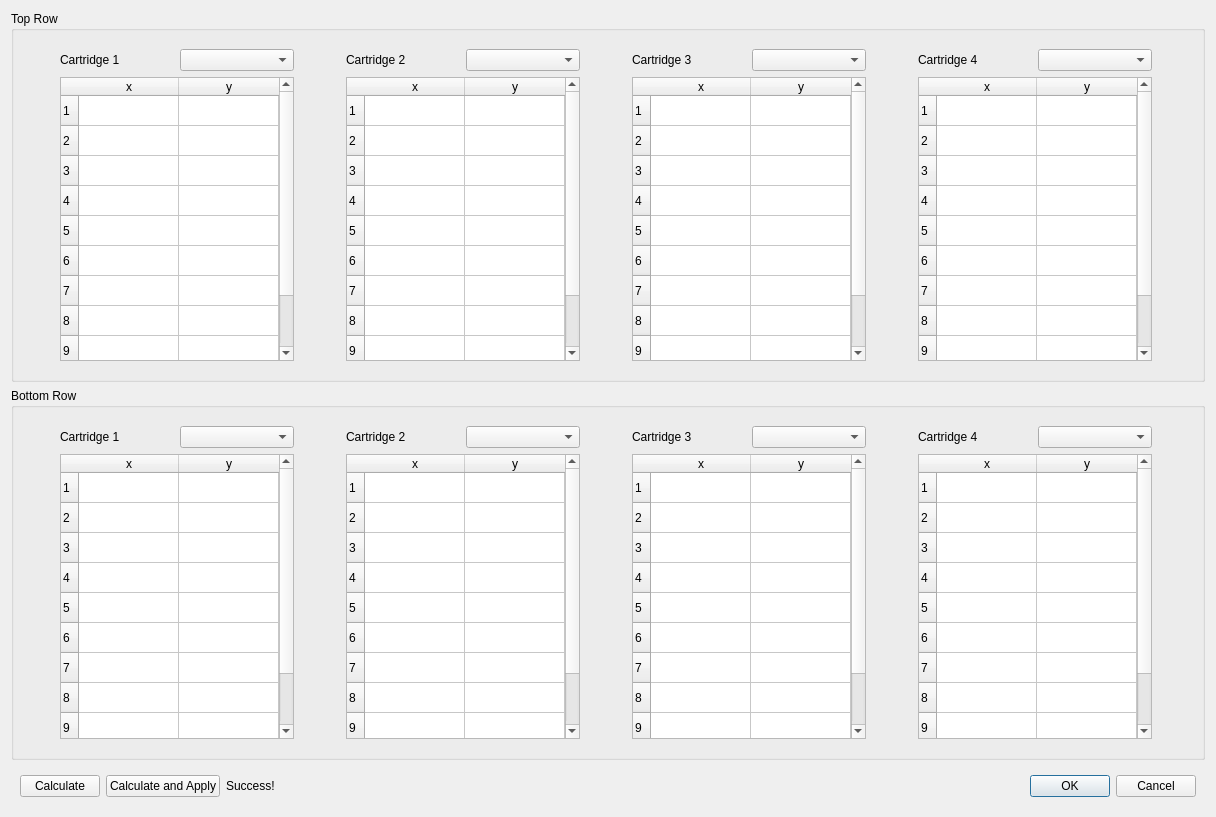
<?xml version="1.0" encoding="UTF-8"?>
<ui version="4.0">
 <class>tchForm</class>
 <widget class="QDialog" name="tchForm">
  <property name="geometry">
   <rect>
    <x>0</x>
    <y>0</y>
    <width>1216</width>
    <height>817</height>
   </rect>
  </property>
  <property name="sizePolicy">
   <sizepolicy hsizetype="Maximum" vsizetype="Preferred">
    <horstretch>0</horstretch>
    <verstretch>0</verstretch>
   </sizepolicy>
  </property>
  <property name="windowTitle">
   <string>Form</string>
  </property>
  <property name="windowOpacity">
   <double>1.000000000000000</double>
  </property>
  <layout class="QGridLayout" name="gridLayout">
   <item row="3" column="0">
    <widget class="QFrame" name="frame_6">
     <property name="frameShape">
      <enum>QFrame::NoFrame</enum>
     </property>
     <property name="frameShadow">
      <enum>QFrame::Raised</enum>
     </property>
     <layout class="QGridLayout" name="gridLayout_6">
      <item row="0" column="0">
       <widget class="QPushButton" name="calculate">
        <property name="sizePolicy">
         <sizepolicy hsizetype="Maximum" vsizetype="Fixed">
          <horstretch>0</horstretch>
          <verstretch>0</verstretch>
         </sizepolicy>
        </property>
        <property name="text">
         <string>Calculate</string>
        </property>
       </widget>
      </item>
      <item row="0" column="1">
       <widget class="QPushButton" name="calculateApply">
        <property name="sizePolicy">
         <sizepolicy hsizetype="Maximum" vsizetype="Fixed">
          <horstretch>0</horstretch>
          <verstretch>0</verstretch>
         </sizepolicy>
        </property>
        <property name="text">
         <string>Calculate and Apply</string>
        </property>
       </widget>
      </item>
      <item row="0" column="2">
       <widget class="QLabel" name="successLabel">
        <property name="text">
         <string>Success!</string>
        </property>
       </widget>
      </item>
      <item row="0" column="3">
       <widget class="QDialogButtonBox" name="dialogButtonBox">
        <property name="standardButtons">
         <set>QDialogButtonBox::Cancel|QDialogButtonBox::Ok</set>
        </property>
       </widget>
      </item>
     </layout>
    </widget>
   </item>
   <item row="1" column="0">
    <widget class="QGroupBox" name="bottomRowGroup">
     <property name="title">
      <string>Bottom Row</string>
     </property>
     <property name="flat">
      <bool>true</bool>
     </property>
     <layout class="QGridLayout" name="gridLayout_22">
      <item row="0" column="1">
       <widget class="QFrame" name="frame_22">
        <property name="sizePolicy">
         <sizepolicy hsizetype="Maximum" vsizetype="Preferred">
          <horstretch>0</horstretch>
          <verstretch>0</verstretch>
         </sizepolicy>
        </property>
        <property name="frameShape">
         <enum>QFrame::NoFrame</enum>
        </property>
        <property name="frameShadow">
         <enum>QFrame::Sunken</enum>
        </property>
        <layout class="QGridLayout" name="gridLayout_8">
         <item row="0" column="0">
          <widget class="QLabel" name="label_20">
           <property name="text">
            <string>Cartridge 2</string>
           </property>
          </widget>
         </item>
         <item row="0" column="1">
          <widget class="QComboBox" name="combo_22"/>
         </item>
         <item row="1" column="0" colspan="2">
          <widget class="QTableWidget" name="table_22">
           <property name="sizePolicy">
            <sizepolicy hsizetype="Fixed" vsizetype="Expanding">
             <horstretch>0</horstretch>
             <verstretch>0</verstretch>
            </sizepolicy>
           </property>
           <property name="verticalScrollBarPolicy">
            <enum>Qt::ScrollBarAsNeeded</enum>
           </property>
           <property name="horizontalScrollBarPolicy">
            <enum>Qt::ScrollBarAlwaysOff</enum>
           </property>
           <property name="sizeAdjustPolicy">
            <enum>QAbstractScrollArea::AdjustToContents</enum>
           </property>
           <property name="editTriggers">
            <set>QAbstractItemView::AnyKeyPressed|QAbstractItemView::CurrentChanged|QAbstractItemView::DoubleClicked|QAbstractItemView::EditKeyPressed</set>
           </property>
           <property name="cornerButtonEnabled">
            <bool>false</bool>
           </property>
           <property name="rowCount">
            <number>10</number>
           </property>
           <property name="columnCount">
            <number>2</number>
           </property>
           <row/>
           <row/>
           <row/>
           <row/>
           <row/>
           <row/>
           <row/>
           <row/>
           <row/>
           <row/>
           <column>
            <property name="text">
             <string>x</string>
            </property>
           </column>
           <column>
            <property name="text">
             <string>y</string>
            </property>
           </column>
          </widget>
         </item>
        </layout>
       </widget>
      </item>
      <item row="0" column="0">
       <widget class="QFrame" name="frame_20">
        <property name="sizePolicy">
         <sizepolicy hsizetype="Maximum" vsizetype="Preferred">
          <horstretch>0</horstretch>
          <verstretch>0</verstretch>
         </sizepolicy>
        </property>
        <property name="frameShape">
         <enum>QFrame::NoFrame</enum>
        </property>
        <property name="frameShadow">
         <enum>QFrame::Sunken</enum>
        </property>
        <property name="lineWidth">
         <number>2</number>
        </property>
        <layout class="QGridLayout" name="gridLayout_7">
         <item row="0" column="0">
          <widget class="QLabel" name="label_19">
           <property name="text">
            <string>Cartridge 1</string>
           </property>
          </widget>
         </item>
         <item row="0" column="1">
          <widget class="QComboBox" name="combo_21"/>
         </item>
         <item row="1" column="0" colspan="2">
          <widget class="QTableWidget" name="table_21">
           <property name="sizePolicy">
            <sizepolicy hsizetype="Fixed" vsizetype="Expanding">
             <horstretch>0</horstretch>
             <verstretch>0</verstretch>
            </sizepolicy>
           </property>
           <property name="verticalScrollBarPolicy">
            <enum>Qt::ScrollBarAsNeeded</enum>
           </property>
           <property name="horizontalScrollBarPolicy">
            <enum>Qt::ScrollBarAlwaysOff</enum>
           </property>
           <property name="sizeAdjustPolicy">
            <enum>QAbstractScrollArea::AdjustToContents</enum>
           </property>
           <property name="editTriggers">
            <set>QAbstractItemView::AnyKeyPressed|QAbstractItemView::CurrentChanged|QAbstractItemView::DoubleClicked|QAbstractItemView::EditKeyPressed</set>
           </property>
           <property name="cornerButtonEnabled">
            <bool>false</bool>
           </property>
           <property name="rowCount">
            <number>10</number>
           </property>
           <property name="columnCount">
            <number>2</number>
           </property>
           <row/>
           <row/>
           <row/>
           <row/>
           <row/>
           <row/>
           <row/>
           <row/>
           <row/>
           <row/>
           <column>
            <property name="text">
             <string>x</string>
            </property>
           </column>
           <column>
            <property name="text">
             <string>y</string>
            </property>
           </column>
          </widget>
         </item>
        </layout>
       </widget>
      </item>
      <item row="0" column="2">
       <widget class="QFrame" name="frame_24">
        <property name="sizePolicy">
         <sizepolicy hsizetype="Maximum" vsizetype="Preferred">
          <horstretch>0</horstretch>
          <verstretch>0</verstretch>
         </sizepolicy>
        </property>
        <property name="frameShape">
         <enum>QFrame::NoFrame</enum>
        </property>
        <property name="frameShadow">
         <enum>QFrame::Sunken</enum>
        </property>
        <layout class="QGridLayout" name="gridLayout_9">
         <item row="0" column="0">
          <widget class="QLabel" name="label_22">
           <property name="text">
            <string>Cartridge 3</string>
           </property>
          </widget>
         </item>
         <item row="0" column="1">
          <widget class="QComboBox" name="combo_23"/>
         </item>
         <item row="1" column="0" colspan="2">
          <widget class="QTableWidget" name="table_23">
           <property name="sizePolicy">
            <sizepolicy hsizetype="Fixed" vsizetype="Expanding">
             <horstretch>0</horstretch>
             <verstretch>0</verstretch>
            </sizepolicy>
           </property>
           <property name="verticalScrollBarPolicy">
            <enum>Qt::ScrollBarAsNeeded</enum>
           </property>
           <property name="horizontalScrollBarPolicy">
            <enum>Qt::ScrollBarAlwaysOff</enum>
           </property>
           <property name="sizeAdjustPolicy">
            <enum>QAbstractScrollArea::AdjustToContents</enum>
           </property>
           <property name="editTriggers">
            <set>QAbstractItemView::AnyKeyPressed|QAbstractItemView::CurrentChanged|QAbstractItemView::DoubleClicked|QAbstractItemView::EditKeyPressed</set>
           </property>
           <property name="wordWrap">
            <bool>true</bool>
           </property>
           <property name="cornerButtonEnabled">
            <bool>false</bool>
           </property>
           <property name="rowCount">
            <number>10</number>
           </property>
           <property name="columnCount">
            <number>2</number>
           </property>
           <row/>
           <row/>
           <row/>
           <row/>
           <row/>
           <row/>
           <row/>
           <row/>
           <row/>
           <row/>
           <column>
            <property name="text">
             <string>x</string>
            </property>
           </column>
           <column>
            <property name="text">
             <string>y</string>
            </property>
           </column>
          </widget>
         </item>
        </layout>
       </widget>
      </item>
      <item row="0" column="3">
       <widget class="QFrame" name="frame_26">
        <property name="sizePolicy">
         <sizepolicy hsizetype="Maximum" vsizetype="Preferred">
          <horstretch>0</horstretch>
          <verstretch>0</verstretch>
         </sizepolicy>
        </property>
        <property name="frameShape">
         <enum>QFrame::NoFrame</enum>
        </property>
        <property name="frameShadow">
         <enum>QFrame::Sunken</enum>
        </property>
        <layout class="QGridLayout" name="gridLayout_10">
         <item row="0" column="0">
          <widget class="QLabel" name="label_24">
           <property name="text">
            <string>Cartridge 4</string>
           </property>
          </widget>
         </item>
         <item row="0" column="1">
          <widget class="QComboBox" name="combo_24"/>
         </item>
         <item row="1" column="0" colspan="2">
          <widget class="QTableWidget" name="table_24">
           <property name="sizePolicy">
            <sizepolicy hsizetype="Fixed" vsizetype="Expanding">
             <horstretch>0</horstretch>
             <verstretch>0</verstretch>
            </sizepolicy>
           </property>
           <property name="verticalScrollBarPolicy">
            <enum>Qt::ScrollBarAsNeeded</enum>
           </property>
           <property name="horizontalScrollBarPolicy">
            <enum>Qt::ScrollBarAlwaysOff</enum>
           </property>
           <property name="sizeAdjustPolicy">
            <enum>QAbstractScrollArea::AdjustToContents</enum>
           </property>
           <property name="editTriggers">
            <set>QAbstractItemView::AnyKeyPressed|QAbstractItemView::CurrentChanged|QAbstractItemView::DoubleClicked|QAbstractItemView::EditKeyPressed</set>
           </property>
           <property name="cornerButtonEnabled">
            <bool>false</bool>
           </property>
           <property name="rowCount">
            <number>10</number>
           </property>
           <property name="columnCount">
            <number>2</number>
           </property>
           <row/>
           <row/>
           <row/>
           <row/>
           <row/>
           <row/>
           <row/>
           <row/>
           <row/>
           <row/>
           <column>
            <property name="text">
             <string>x</string>
            </property>
           </column>
           <column>
            <property name="text">
             <string>y</string>
            </property>
           </column>
          </widget>
         </item>
        </layout>
       </widget>
      </item>
     </layout>
    </widget>
   </item>
   <item row="0" column="0">
    <widget class="QGroupBox" name="topRowGroup">
     <property name="title">
      <string>Top Row</string>
     </property>
     <property name="flat">
      <bool>true</bool>
     </property>
     <layout class="QGridLayout" name="gridLayout_21">
      <item row="0" column="0">
       <widget class="QFrame" name="frame_2">
        <property name="sizePolicy">
         <sizepolicy hsizetype="Maximum" vsizetype="Preferred">
          <horstretch>0</horstretch>
          <verstretch>0</verstretch>
         </sizepolicy>
        </property>
        <property name="frameShape">
         <enum>QFrame::NoFrame</enum>
        </property>
        <property name="frameShadow">
         <enum>QFrame::Sunken</enum>
        </property>
        <property name="lineWidth">
         <number>2</number>
        </property>
        <layout class="QGridLayout" name="gridLayout_2">
         <item row="0" column="0">
          <widget class="QLabel" name="label_2">
           <property name="text">
            <string>Cartridge 1</string>
           </property>
          </widget>
         </item>
         <item row="0" column="1">
          <widget class="QComboBox" name="combo_11"/>
         </item>
         <item row="1" column="0" colspan="2">
          <widget class="QTableWidget" name="table_11">
           <property name="sizePolicy">
            <sizepolicy hsizetype="Fixed" vsizetype="Expanding">
             <horstretch>0</horstretch>
             <verstretch>0</verstretch>
            </sizepolicy>
           </property>
           <property name="midLineWidth">
            <number>0</number>
           </property>
           <property name="verticalScrollBarPolicy">
            <enum>Qt::ScrollBarAsNeeded</enum>
           </property>
           <property name="horizontalScrollBarPolicy">
            <enum>Qt::ScrollBarAlwaysOff</enum>
           </property>
           <property name="sizeAdjustPolicy">
            <enum>QAbstractScrollArea::AdjustToContents</enum>
           </property>
           <property name="editTriggers">
            <set>QAbstractItemView::AnyKeyPressed|QAbstractItemView::CurrentChanged|QAbstractItemView::DoubleClicked|QAbstractItemView::EditKeyPressed</set>
           </property>
           <property name="showGrid">
            <bool>true</bool>
           </property>
           <property name="sortingEnabled">
            <bool>false</bool>
           </property>
           <property name="cornerButtonEnabled">
            <bool>false</bool>
           </property>
           <property name="rowCount">
            <number>10</number>
           </property>
           <property name="columnCount">
            <number>2</number>
           </property>
           <attribute name="horizontalHeaderCascadingSectionResizes">
            <bool>false</bool>
           </attribute>
           <attribute name="horizontalHeaderStretchLastSection">
            <bool>false</bool>
           </attribute>
           <row/>
           <row/>
           <row/>
           <row/>
           <row/>
           <row/>
           <row/>
           <row/>
           <row/>
           <row/>
           <column>
            <property name="text">
             <string>x</string>
            </property>
           </column>
           <column>
            <property name="text">
             <string>y</string>
            </property>
           </column>
          </widget>
         </item>
        </layout>
       </widget>
      </item>
      <item row="0" column="3">
       <widget class="QFrame" name="frame_5">
        <property name="sizePolicy">
         <sizepolicy hsizetype="Maximum" vsizetype="Preferred">
          <horstretch>0</horstretch>
          <verstretch>0</verstretch>
         </sizepolicy>
        </property>
        <property name="frameShape">
         <enum>QFrame::NoFrame</enum>
        </property>
        <property name="frameShadow">
         <enum>QFrame::Sunken</enum>
        </property>
        <layout class="QGridLayout" name="gridLayout_5">
         <item row="0" column="0">
          <widget class="QLabel" name="label_5">
           <property name="text">
            <string>Cartridge 4</string>
           </property>
          </widget>
         </item>
         <item row="0" column="1">
          <widget class="QComboBox" name="combo_14"/>
         </item>
         <item row="1" column="0" colspan="2">
          <widget class="QTableWidget" name="table_14">
           <property name="sizePolicy">
            <sizepolicy hsizetype="Fixed" vsizetype="Expanding">
             <horstretch>0</horstretch>
             <verstretch>0</verstretch>
            </sizepolicy>
           </property>
           <property name="verticalScrollBarPolicy">
            <enum>Qt::ScrollBarAsNeeded</enum>
           </property>
           <property name="horizontalScrollBarPolicy">
            <enum>Qt::ScrollBarAlwaysOff</enum>
           </property>
           <property name="sizeAdjustPolicy">
            <enum>QAbstractScrollArea::AdjustToContents</enum>
           </property>
           <property name="editTriggers">
            <set>QAbstractItemView::AnyKeyPressed|QAbstractItemView::CurrentChanged|QAbstractItemView::DoubleClicked|QAbstractItemView::EditKeyPressed</set>
           </property>
           <property name="cornerButtonEnabled">
            <bool>false</bool>
           </property>
           <property name="rowCount">
            <number>10</number>
           </property>
           <property name="columnCount">
            <number>2</number>
           </property>
           <row/>
           <row/>
           <row/>
           <row/>
           <row/>
           <row/>
           <row/>
           <row/>
           <row/>
           <row/>
           <column>
            <property name="text">
             <string>x</string>
            </property>
           </column>
           <column>
            <property name="text">
             <string>y</string>
            </property>
           </column>
          </widget>
         </item>
        </layout>
       </widget>
      </item>
      <item row="0" column="1">
       <widget class="QFrame" name="frame_3">
        <property name="sizePolicy">
         <sizepolicy hsizetype="Maximum" vsizetype="Preferred">
          <horstretch>0</horstretch>
          <verstretch>0</verstretch>
         </sizepolicy>
        </property>
        <property name="frameShape">
         <enum>QFrame::NoFrame</enum>
        </property>
        <property name="frameShadow">
         <enum>QFrame::Sunken</enum>
        </property>
        <layout class="QGridLayout" name="gridLayout_3">
         <item row="0" column="0">
          <widget class="QLabel" name="label_3">
           <property name="text">
            <string>Cartridge 2</string>
           </property>
          </widget>
         </item>
         <item row="0" column="1">
          <widget class="QComboBox" name="combo_12"/>
         </item>
         <item row="1" column="0" colspan="2">
          <widget class="QTableWidget" name="table_12">
           <property name="sizePolicy">
            <sizepolicy hsizetype="Fixed" vsizetype="Expanding">
             <horstretch>0</horstretch>
             <verstretch>0</verstretch>
            </sizepolicy>
           </property>
           <property name="verticalScrollBarPolicy">
            <enum>Qt::ScrollBarAsNeeded</enum>
           </property>
           <property name="horizontalScrollBarPolicy">
            <enum>Qt::ScrollBarAlwaysOff</enum>
           </property>
           <property name="sizeAdjustPolicy">
            <enum>QAbstractScrollArea::AdjustToContents</enum>
           </property>
           <property name="editTriggers">
            <set>QAbstractItemView::AnyKeyPressed|QAbstractItemView::CurrentChanged|QAbstractItemView::DoubleClicked|QAbstractItemView::EditKeyPressed</set>
           </property>
           <property name="gridStyle">
            <enum>Qt::SolidLine</enum>
           </property>
           <property name="cornerButtonEnabled">
            <bool>false</bool>
           </property>
           <property name="rowCount">
            <number>10</number>
           </property>
           <property name="columnCount">
            <number>2</number>
           </property>
           <row/>
           <row/>
           <row/>
           <row/>
           <row/>
           <row/>
           <row/>
           <row/>
           <row/>
           <row/>
           <column>
            <property name="text">
             <string>x</string>
            </property>
           </column>
           <column>
            <property name="text">
             <string>y</string>
            </property>
           </column>
          </widget>
         </item>
        </layout>
       </widget>
      </item>
      <item row="0" column="2">
       <widget class="QFrame" name="frame_4">
        <property name="sizePolicy">
         <sizepolicy hsizetype="Maximum" vsizetype="Preferred">
          <horstretch>0</horstretch>
          <verstretch>0</verstretch>
         </sizepolicy>
        </property>
        <property name="frameShape">
         <enum>QFrame::NoFrame</enum>
        </property>
        <property name="frameShadow">
         <enum>QFrame::Sunken</enum>
        </property>
        <layout class="QGridLayout" name="gridLayout_4">
         <item row="0" column="0">
          <widget class="QLabel" name="label_4">
           <property name="text">
            <string>Cartridge 3</string>
           </property>
          </widget>
         </item>
         <item row="0" column="1">
          <widget class="QComboBox" name="combo_13"/>
         </item>
         <item row="1" column="0" colspan="2">
          <widget class="QTableWidget" name="table_13">
           <property name="sizePolicy">
            <sizepolicy hsizetype="Fixed" vsizetype="Expanding">
             <horstretch>0</horstretch>
             <verstretch>0</verstretch>
            </sizepolicy>
           </property>
           <property name="verticalScrollBarPolicy">
            <enum>Qt::ScrollBarAsNeeded</enum>
           </property>
           <property name="horizontalScrollBarPolicy">
            <enum>Qt::ScrollBarAlwaysOff</enum>
           </property>
           <property name="sizeAdjustPolicy">
            <enum>QAbstractScrollArea::AdjustToContents</enum>
           </property>
           <property name="editTriggers">
            <set>QAbstractItemView::AnyKeyPressed|QAbstractItemView::CurrentChanged|QAbstractItemView::DoubleClicked|QAbstractItemView::EditKeyPressed</set>
           </property>
           <property name="cornerButtonEnabled">
            <bool>false</bool>
           </property>
           <property name="rowCount">
            <number>10</number>
           </property>
           <property name="columnCount">
            <number>2</number>
           </property>
           <row/>
           <row/>
           <row/>
           <row/>
           <row/>
           <row/>
           <row/>
           <row/>
           <row/>
           <row/>
           <column>
            <property name="text">
             <string>x</string>
            </property>
           </column>
           <column>
            <property name="text">
             <string>y</string>
            </property>
           </column>
          </widget>
         </item>
        </layout>
       </widget>
      </item>
     </layout>
    </widget>
   </item>
  </layout>
 </widget>
 <resources/>
 <connections/>
</ui>
